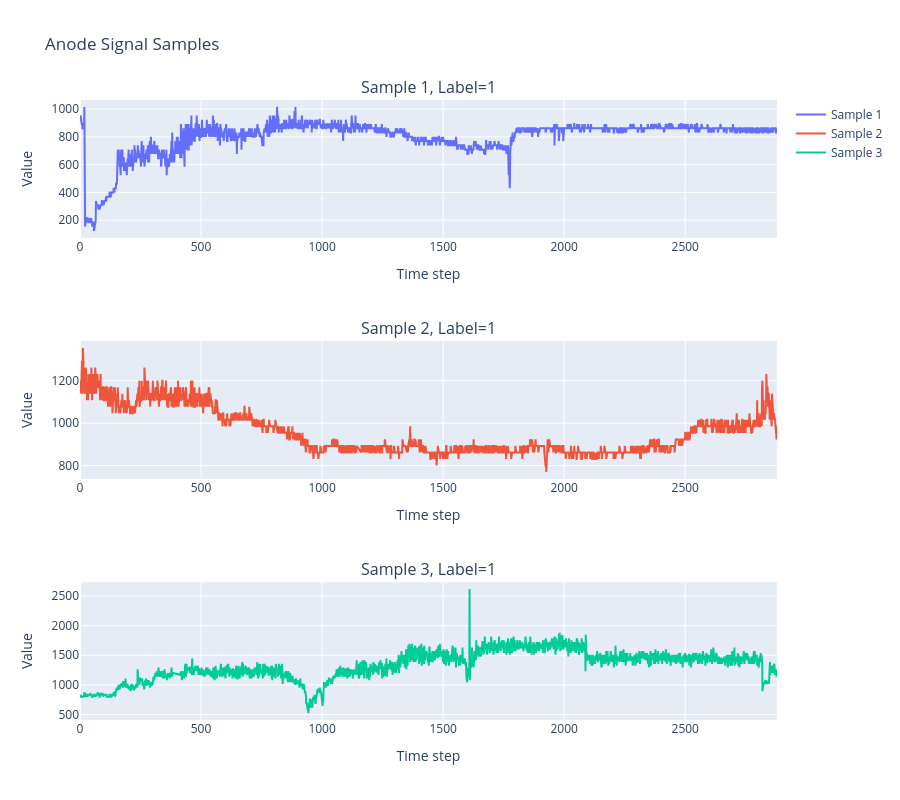

The notebook cell saved with this chart:
### Code cell
import plotly.graph_objects as go
from plotly.subplots import make_subplots
dataset=train_dataset
num_samples = 3
fig = make_subplots(rows=num_samples, cols=1,
                    subplot_titles=[f'Sample {i+1}, Label={dataset[i][1].item()}' for i in range(num_samples)])

for i in range(num_samples):
    signal, label = dataset[i]          # signal shape: (seq_len, 1)
    signal_np = signal.squeeze().numpy()  # 变成 1D: (seq_len,)
    # 也可以只取前500点防止过密
    # signal_np = signal.squeeze().numpy()[:500]

    fig.add_trace(go.Scatter(y=signal_np, mode='lines', name=f'Sample {i+1}'), row=i+1, col=1)

fig.update_layout(height=800, title_text='Anode Signal Samples')
fig.update_xaxes(title_text='Time step')
fig.update_yaxes(title_text='Value')
fig.show()
fig.write_html("diff=10.html")

### Figure 1 — Plotly figure (JSON) as saved in the notebook; plotly's stock layout.template omitted (floating-point values rounded to 4 significant figures; data arrays with more than 128 entries replaced by an {"elided": "..."} marker saying what was removed)
{"data": [{"mode": "lines", "name": "Sample 1", "y": {"elided": "2880 float values"}, "type": "scatter", "xaxis": "x", "yaxis": "y"}, {"mode": "lines", "name": "Sample 2", "y": {"elided": "2880 float values"}, "type": "scatter", "xaxis": "x2", "yaxis": "y2"}, {"mode": "lines", "name": "Sample 3", "y": {"elided": "2880 float values"}, "type": "scatter", "xaxis": "x3", "yaxis": "y3"}], "layout": {"xaxis": {"anchor": "y", "domain": [0.0, 1.0], "title": {"text": "Time step"}}, "yaxis": {"anchor": "x", "domain": [0.7778, 1.0], "title": {"text": "Value"}}, "xaxis2": {"anchor": "y2", "domain": [0.0, 1.0], "title": {"text": "Time step"}}, "yaxis2": {"anchor": "x2", "domain": [0.3889, 0.6111], "title": {"text": "Value"}}, "xaxis3": {"anchor": "y3", "domain": [0.0, 1.0], "title": {"text": "Time step"}}, "yaxis3": {"anchor": "x3", "domain": [0.0, 0.2222], "title": {"text": "Value"}}, "annotations": [{"font": {"size": 16}, "showarrow": false, "text": "Sample 1, Label=1", "x": 0.5, "xanchor": "center", "xref": "paper", "y": 1.0, "yanchor": "bottom", "yref": "paper"}, {"font": {"size": 16}, "showarrow": false, "text": "Sample 2, Label=1", "x": 0.5, "xanchor": "center", "xref": "paper", "y": 0.6111, "yanchor": "bottom", "yref": "paper"}, {"font": {"size": 16}, "showarrow": false, "text": "Sample 3, Label=1", "x": 0.5, "xanchor": "center", "xref": "paper", "y": 0.2222, "yanchor": "bottom", "yref": "paper"}], "title": {"text": "Anode Signal Samples"}, "height": 800}}
